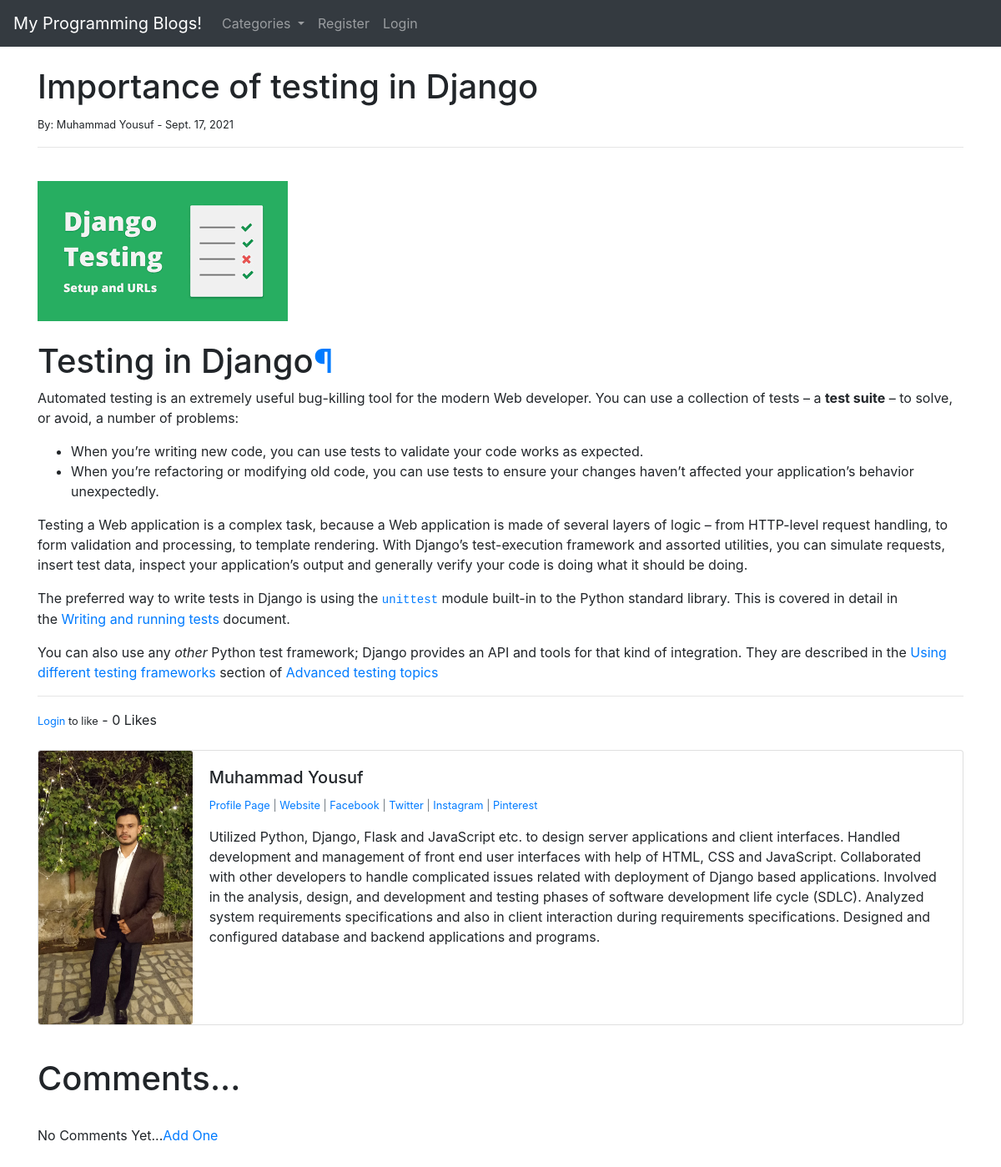
Page /article/22 on the committed database.
### theblog/models.py (models this page shows, shortened)
class Post(models.Model):
	title = models.CharField(max_length=255)
	header_image = models.ImageField(null=True, blank=True, upload_to="images/")
	title_tag = models.CharField(max_length=255)
	author = models.ForeignKey(User, on_delete=models.CASCADE)
	body = RichTextField(blank=True, null=True)
	post_date = models.DateField(auto_now_add=True)
	category = models.CharField(max_length=255, default='coding')
	snippet = models.CharField(max_length=255)
	likes = models.ManyToManyField(User, related_name='blog_posts')
	def total_likes(self):
		return self.likes.count()

class Profile(models.Model):
	user = models.OneToOneField(User, null=True, on_delete=models.CASCADE)
	bio = models.TextField()
	profile_pic = models.ImageField(null=True, blank=True, upload_to="images/profile/")
	website_url = models.CharField(max_length=255, null=True, blank=True)
	facebook_url = models.CharField(max_length=255, null=True, blank=True)
	twitter_url = models.CharField(max_length=255, null=True, blank=True)
	instagram_url = models.CharField(max_length=255, null=True, blank=True)
	pinterest_url = models.CharField(max_length=255, null=True, blank=True)

### theblog/views.py (the view)
# urls.py: path('article/<int:pk>', ArticleDetailView.as_view(), name='article-detail'),
class ArticleDetailView(DetailView):
	model = Post
	template_name = 'article_details.html'
	def get_context_data(self, *args, **kwargs):
		cat_menu = Category.objects.all()
		context = super(ArticleDetailView, self).get_context_data(*args, **kwargs)
		stuff = get_object_or_404(Post, id=self.kwargs['pk'])
		total_likes = stuff.total_likes()
		liked = False
		if stuff.likes.filter(id=self.request.user.id).exists():
			liked = True
		context["cat_menu"] = cat_menu
		context["total_likes"] = total_likes
		context["liked"] = liked
		return context

### theblog/models.py (called while the page is built)
	def __str__(self):
		return self.name

### theblog/templates/article_details.html (shortened to what this page needs)
{% extends 'base.html' %}
{% load static %}
{% block content %}
	<h1>{{ post.title }}</h1>
	<small>By:
		{{ post.author.first_name }}
		{{ post.author.last_name }} -
		{{ post.post_date }}
	</small><br/>
	<hr>
	<br/>
	{% if post.header_image %}
		<img src="{{ post.header_image.url }}">
	{% endif %}
	<br/><br/>
	{{ post.body|safe }}
	<hr>
	<form action="{% url 'like_post' post.pk %}" method="POST">
	{% if user.is_authenticated %}
		{% if liked %}
			<button type="submit", name="post_id", value="{{ post.id }}", class="btn btn-danger btn-sm">Unlike</button>
		{% else %}
			<button type="submit", name="post_id", value="{{ post.id }}", class="btn btn-primary btn-sm">Like</button>
		{% endif %}
	{% else %}
		<small><a href="{% url 'login' %}">Login</a> to like</small>
	{% endif %}
		- {{ total_likes }} Likes
	</form>
<br/>
<div class="card mb-3">
  <div class="row no-gutters">
    <div class="col-md-2">
{% if post.author.profile.profile_pic %}
      <img src="{{ post.author.profile.profile_pic.url }}" class="card-img">
{% else %}
	<img src="{% static 'theblog/images/default_profile_pic.png' %}" class="card-img">
{% endif %}
    </div>
    <div class="col-md-10">
      <div class="card-body">
        <h5 class="card-title">
        	{{ post.author.first_name }}
			{{ post.author.last_name }}
		</h5>
<p class="small text-muted">
	<a href="{% url 'show_profile_page' post.author.profile.id %}">Profile Page</a>
	{% if post.author.profile.website_url %}
		| <a href="{{ post.author.profile.website_url }}">  Website</a>
	{% endif %}
	{% if post.author.profile.facebook_url %}
		 | <a href="{{ post.author.profile.facebook_url }}">Facebook</a>
	{% endif %}
	{% if post.author.profile.twitter_url %}
		| <a href="{{ post.author.profile.twitter_url }}">Twitter</a>
	{% endif %}
	{% if post.author.profile.instagram_url %}
		| <a href="{{ post.author.profile.instagram_url }}">Instagram</a>
	{% endif %}
	{% if post.author.profile.pinterest_url %}
		| <a href="{{ post.author.profile.pinterest_url }}">Pinterest</a>
	{% endif %}
</p>
<p class="card-text">
        	{{ post.author.profile.bio }}
        </p>
      </div>
    </div>
  </div>
</div>
<br/>
<h1>Comments...</h1>
<br/>
{% if not post.comments.all %}
	No Comments Yet...<a href="{% url 'add_comment' post.pk %}">Add One</a>
{% endif %}
<br/>
<br/><br/>
{% endblock %}

### rows in the picture
Post: title "Importance of testing in Django", author.first_name "Muhammad", author.last_name "Yousuf", post_date "Sept. 17, 2021", header_image (picture), body "Testing in Django ¶ Automated testing is an extremely useful bug-killing tool for the modern Web developer. You can use a collection of tests – a test suite – to solve, or avoid, a number of problems: When you’re writing new code, you can use tests to validate your code works as expected. When you’re refactoring or modifying old code, you can use tests to ensure your changes haven’t affected your application’s behavior unexpectedly. Testing a Web application is a complex task, because a Web application is made of several layers of logic – from HTTP-level request handling, to form validation and processing, to template rendering. With Django’s test-execution framework and assorted utilities,…", author.profile.profile_pic (picture), author.profile.bio "Utilized Python, Django, Flask and JavaScript etc. to design server applications and client interfaces. Handled development and management of front end user interfaces with help of HTML, CSS and JavaScript. Collaborated with other developers to handle complicated issues related with deployment of Django based applications. Involved in the analysis, design, and development and testing phases of software development life cycle (SDLC). Analyzed system requirements specifications and also in client interaction during requirements specifications. Designed and configured database and backend applications and programs."

### other values in the picture
{{ total_likes }} "0"
